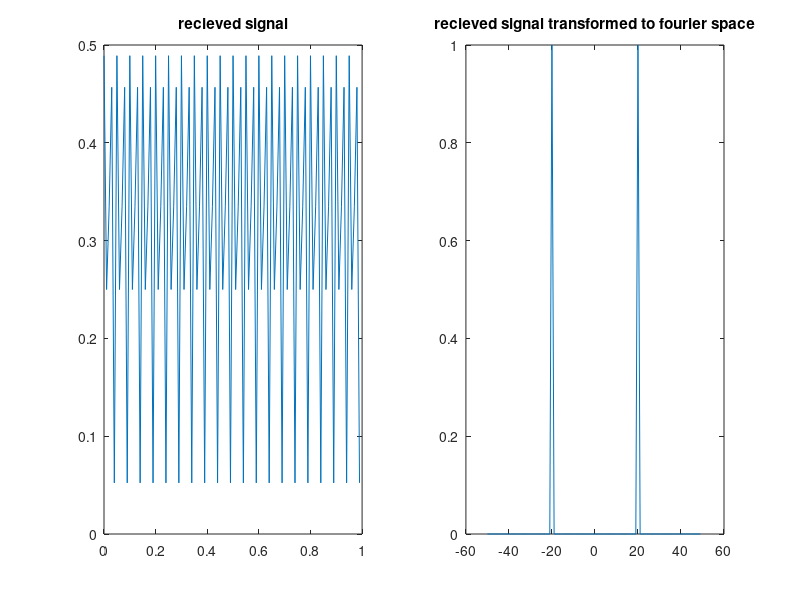

This figure's MATLAB source:
clear
clc
close all
%%%%%%%%%%%%%%%%%%%%%%%%%%%%%%%%%%%%%%%%%%%%%%%%%%%%%%%%%%%%%%%%%%%%%%%%%%%
T=1; %length of the sampling area
Alpha=0.5;
Beta=0.3;
R=250 *1e3;
V=180 /3.6;
C=3*1e8;
P=2/C;
t_d=P*R;
f_s=100; %sampling frequence
f_c=5;
f_d=Beta*V;
t_s=1/f_s; %Time-distance between two samples
N=T/t_s;
t_start=0;
t_end= 1;
t=t_start:t_s:t_end-t_s;
f=-f_s/2:f_s/N:f_s/2-f_s/N;
%%%%%%%%%%%%%%%%%%%%%%%%%%%%%%%%%%%%%%%%%%%%%%%%%%%%%%%%%%%%%%%%%%%%%%%%%%%
y_3 =Alpha*cos(2*pi*(f_c + f_d)*(t-t_d));%recieving signal

figure 
y_F=fftshift(fft(y_3)); %Transforming to recieving signal to fourier form in frequence scale 
y_F=y_F/max(abs(y_F));
subplot(1,2,1)
plot(t,abs(y_3));
title("recieved signal")
subplot(1,2,2)
plot(f,abs(y_F));
title("recieved signal transformed to fourier space")

[M,i]=max(y_F);
f_d_match=abs(f(i)) - f_c;
V_match=(f_d_match/Beta)*3.6
t_d_match=angle(y_F(i))/(-2*pi*f(i));
R_match=t_d_match/P

